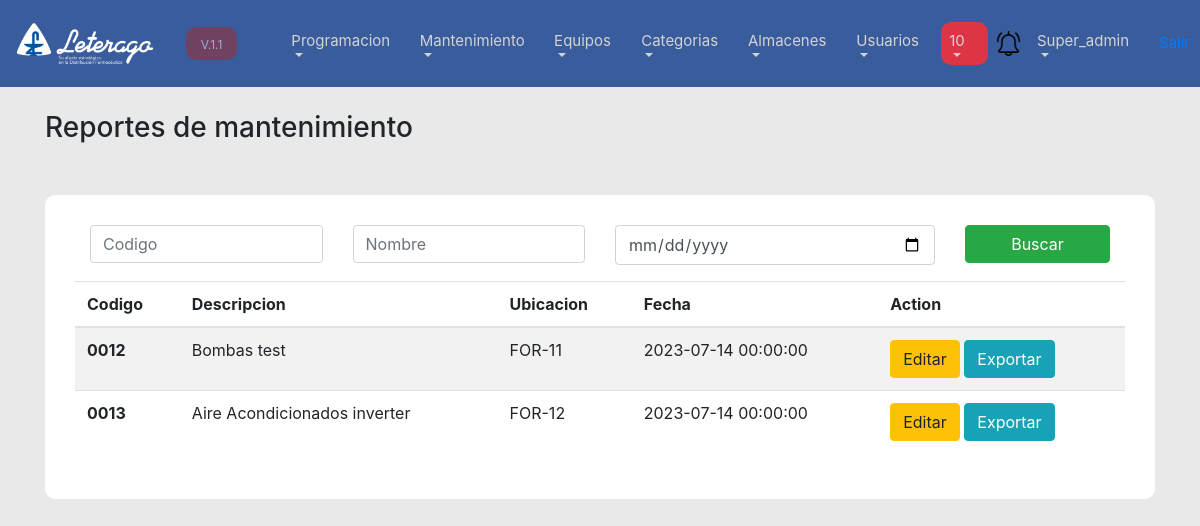
/list_mantenimientos.php (signed in), run on an earlier commit of the app's database.
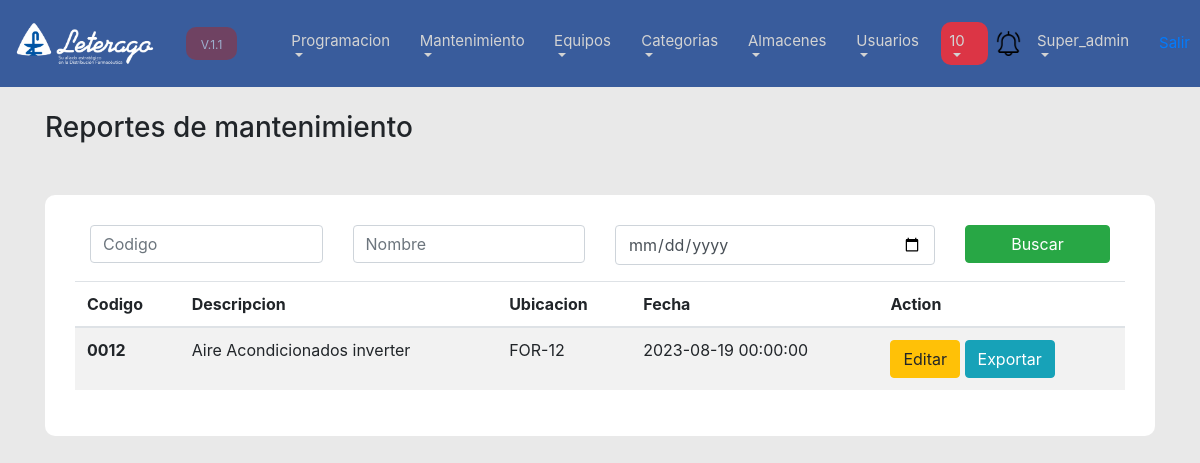
And on a later commit of the database.
### tables this page shows
CREATE TABLE `mantenimientos` (
  `id` int(11) NOT NULL,
  `documento_no` varchar(100) NOT NULL,
  `version` varchar(100) NOT NULL,
  `documento_relacionado` varchar(100) NOT NULL,
  `codigo` varchar(50) NOT NULL,
  `fecha` datetime NOT NULL,
  `ubicacion` int(6) NOT NULL,
  `equipo` int(6) NOT NULL,
  `observaciones` text DEFAULT NULL,
  `razon_tardanza` text DEFAULT NULL,
  `codigo_temp` varchar(10) DEFAULT NULL,
  `create_by` varchar(10) NOT NULL
);

CREATE TABLE `equipos` (
  `id` int(11) NOT NULL,
  `codigo` varchar(50) NOT NULL,
  `description` varchar(100) NOT NULL,
  `orden` int(1) NOT NULL,
  `id_categoria` int(11) NOT NULL,
  `marca` varchar(100) DEFAULT NULL,
  `modelo` varchar(100) DEFAULT NULL,
  `serie` varchar(100) DEFAULT NULL,
  `estado` varchar(100) DEFAULT NULL,
  `frecuencia` int(1) NOT NULL,
  `observaciones` text DEFAULT NULL,
  `id_almacen` int(11) NOT NULL,
  `ubicacion` text NOT NULL,
  `delete_by` varchar(100) DEFAULT NULL,
  `delete_date` datetime DEFAULT NULL,
  `modify_by` varchar(100) DEFAULT NULL,
  `modify_date` datetime DEFAULT NULL,
  `create_date` timestamp NOT NULL DEFAULT current_timestamp(),
  `create_by` varchar(100) NOT NULL
);

### model/mantenimiento.php (called while the page is built, shortened)
<?php
class Mantenimiento{
    public function list(){
        $conexion = new Kon();
        $con = $conexion->conn();
        $query = "SELECT m.id as id, m.documento_no as documento, m.documento_relacionado as relacionado, e.description as description, m.fecha as fecha
        FROM mantenimientos m
        INNER JOIN equipos  e on e.id = m.equipo";
        $exc = $con->query($query);
        return $exc;
    }
}
?>

### list_mantenimientos.php (the view)
<?php
include("plantilla/menu_top.php");
include('model/mantenimiento.php');
$mantenimientos_instance = new Mantenimiento();
$mantenimientos = $mantenimientos_instance->list();
?>
<link rel="stylesheet" href="css/form.css">
<div class="Container">
    <br>
    <h3>Reportes de mantenimiento</h3>
    <div class="formularios">
      <div class="col-md-12 mb-3">
        <div class="row">
        <div class="col-md-3">
            <input class="form-control" type="text" name="" placeholder="Codigo">
          </div>
          <div class="col-md-3">
            <input class="form-control" type="text" name="" placeholder="Nombre">
          </div>
          <div class="col-md-4">
            <input class="form-control" type="date" name="">
          </div>
          <div class="col-md-2">
            <input class="btn btn-success col-md-12" type="submit" name="" value="Buscar" placeholder="Buscar reporte">
          </div>
        </div>
      </div>
    <table class="table table-striped">
  <thead>
    <tr>
      <th scope="col">Codigo</th>
      <th scope="col">Descripcion</th>
      <th scope="col">Ubicacion</th>
      <th scope="col">Fecha</th>
      <th scope="col">Action</th>
    </tr>
  </thead>
  <tbody>
    <?php
      while ($row = mysqli_fetch_assoc($mantenimientos)) {
    ?>
    <tr>
      <th scope="row"><?php echo $row["documento"] ?></th>
      <td><?php echo $row["description"] ?></td>
      <td><?php echo $row["relacionado"] ?></td>
      <td><?php echo $row["fecha"] ?></td>
      <td>
            <a href="ver_programa.php?id_mantenimiento=<?php echo $row['id'] ?>"><button class="btn btn-warning">Editar</button></a>
            <button class="btn btn-info">Exportar</button>
      </td>
    </tr>
    <?php
      }
    ?>
  </tbody>
</table>
    </div>
</div>

What changed in the data, as far as the page shows it:
removed mantenimientos: documento_no "0012", equipos.description "Bombas test", documento_relacionado "FOR-11", fecha "2023-07-14 00:00:00"
removed mantenimientos: documento_no "0013", equipos.description "Aire Acondicionados inverter", documento_relacionado "FOR-12", fecha "2023-07-14 00:00:00"
added mantenimientos: documento_no "0012", equipos.description "Aire Acondicionados inverter", documento_relacionado "FOR-12", fecha "2023-08-19 00:00:00"
